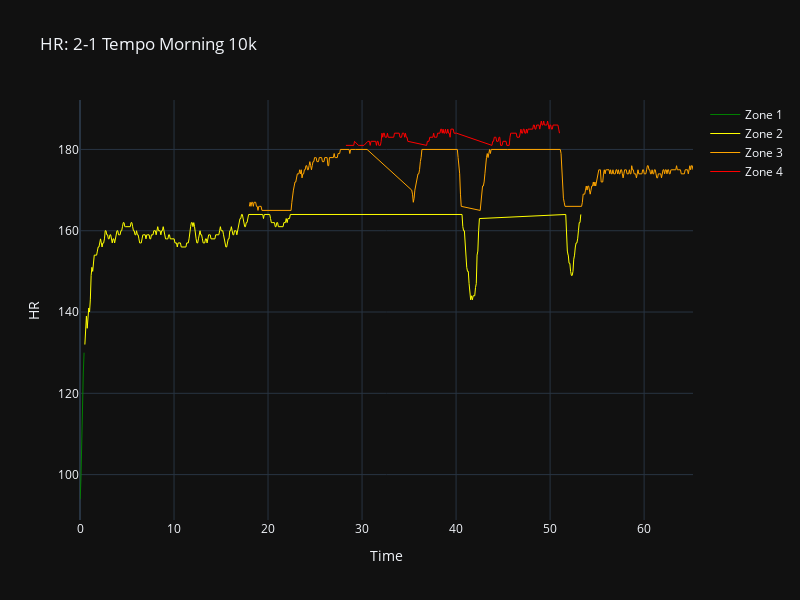

Here is the notebook cell this chart was saved with:
### Code cell
zone_colors = {
    'Zone 1': 'green',
    'Zone 2': 'yellow',
    'Zone 3': 'orange',
    'Zone 4': 'red'
}

# Create the figure
fig = go.Figure()

# Add traces for each zone
for zone in data['Zone'].unique():
    zone_data = data[data['Zone'] == zone]
    fig.add_trace(go.Scatter(
        x=zone_data['Time'],
        y=zone_data['HR'],
        mode='lines',
        name=zone,
        line=dict(color=zone_colors[zone], width=1)  # Assign color based on zone
    ))

fig.update_layout(
    title=f'{base}: {name}',
    xaxis_title='Time',
    yaxis_title=base,
    autosize=False,
    width=800,
    height=600
)

fig.show()
print(data.columns)

### Figure 1 — Plotly figure (JSON) as saved in the notebook; plotly's stock layout.template omitted (floating-point values rounded to 4 significant figures; data arrays with more than 128 entries replaced by an {"elided": "..."} marker saying what was removed)
{"data": [{"line": {"color": "green", "width": 1}, "mode": "lines", "name": "Zone 1", "x": [0.0, 0.01667, 0.1, 0.1833, 0.2667, 0.35, 0.4333], "y": [94, 94, 99, 111, 117, 125, 130], "type": "scatter"}, {"line": {"color": "yellow", "width": 1}, "mode": "lines", "name": "Zone 2", "x": {"elided": "290 float values"}, "y": {"elided": "290 int values"}, "type": "scatter"}, {"line": {"color": "orange", "width": 1}, "mode": "lines", "name": "Zone 3", "x": {"elided": "290 float values"}, "y": {"elided": "290 int values"}, "type": "scatter"}, {"line": {"color": "red", "width": 1}, "mode": "lines", "name": "Zone 4", "x": {"elided": "198 float values"}, "y": {"elided": "198 int values"}, "type": "scatter"}], "layout": {"title": {"text": "HR: 2-1 Tempo Morning 10k"}, "xaxis": {"title": {"text": "Time"}}, "yaxis": {"title": {"text": "HR"}}, "autosize": false, "width": 800, "height": 600}}
